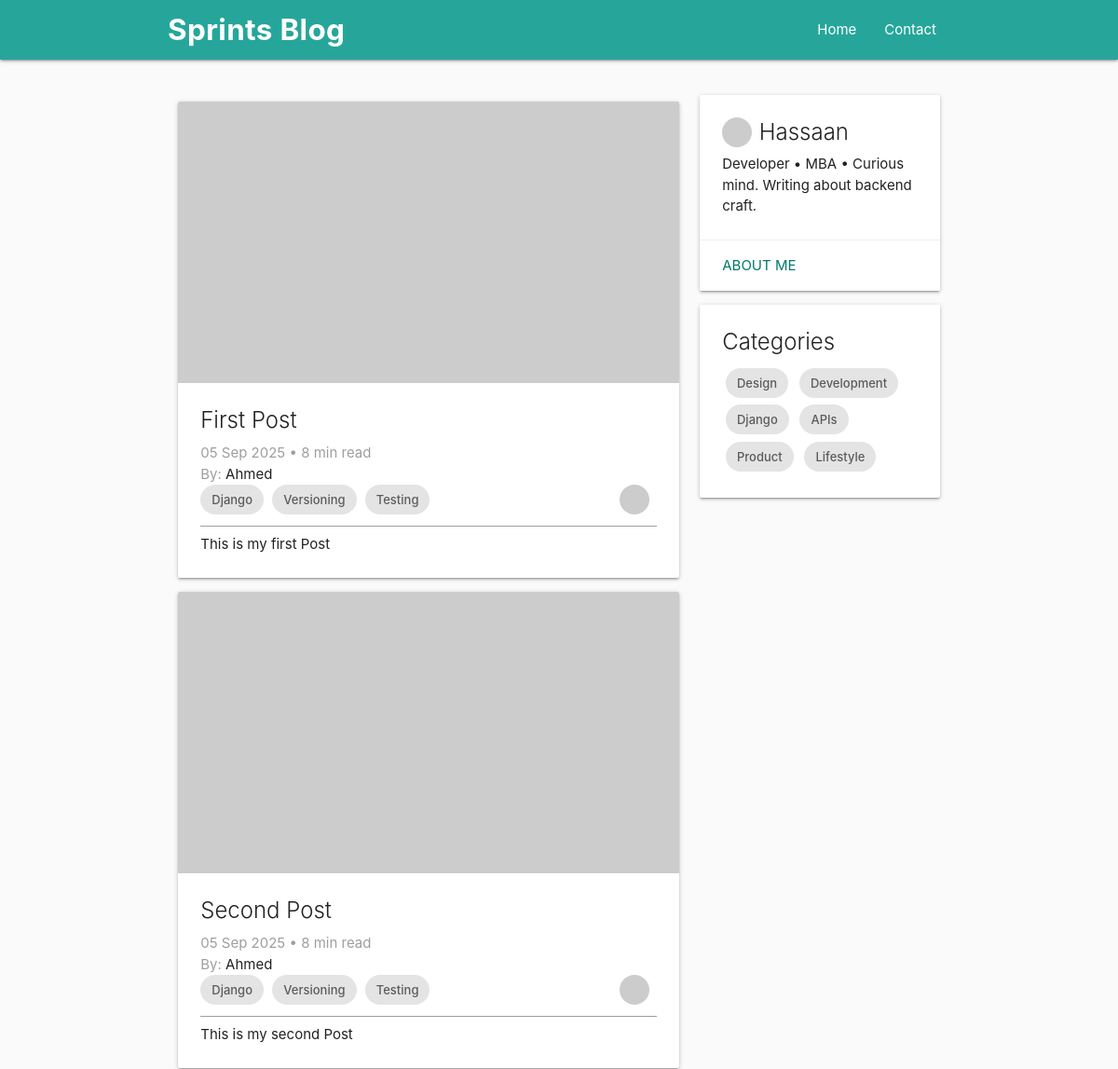
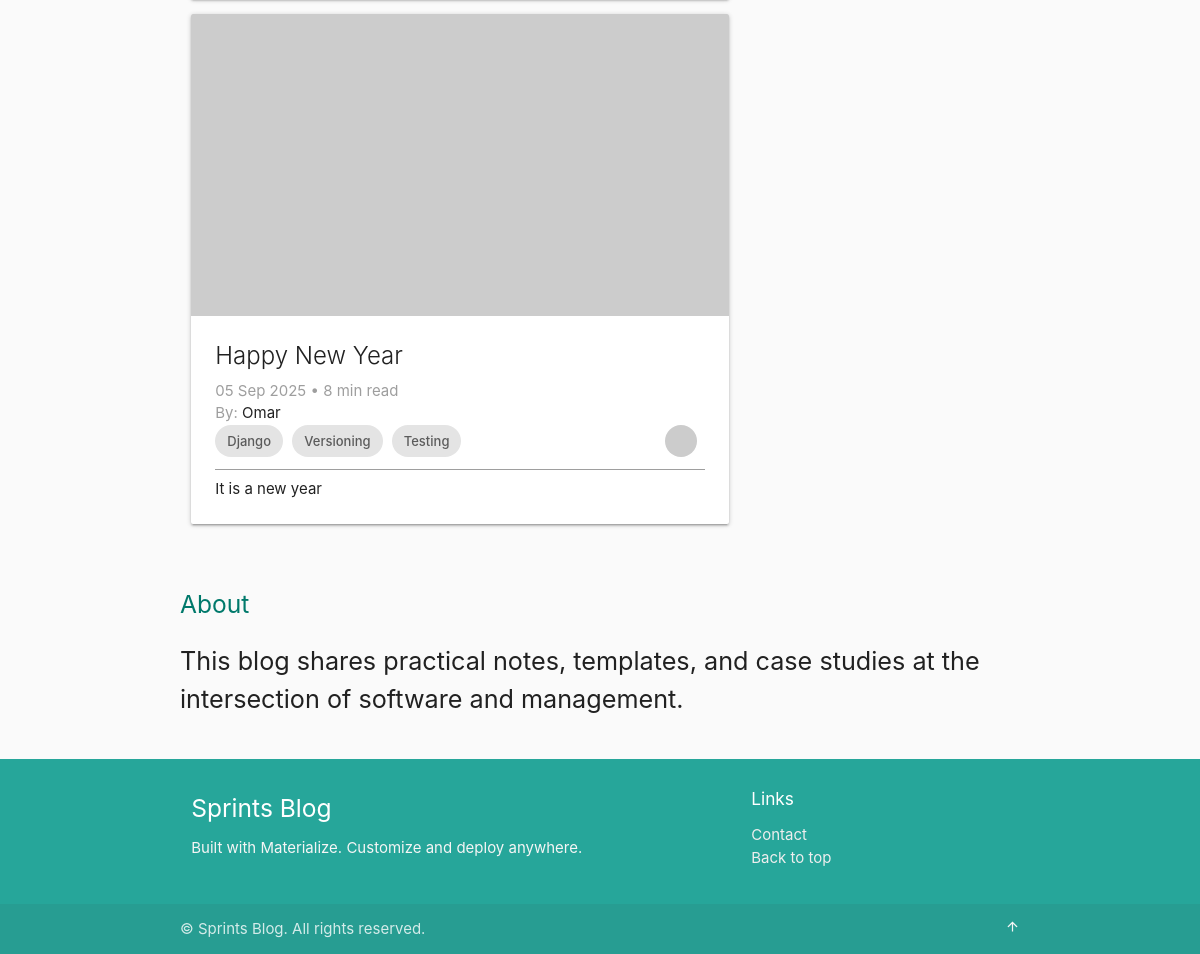
Before: /blog/ with the older database file (2 pictures, top to bottom).
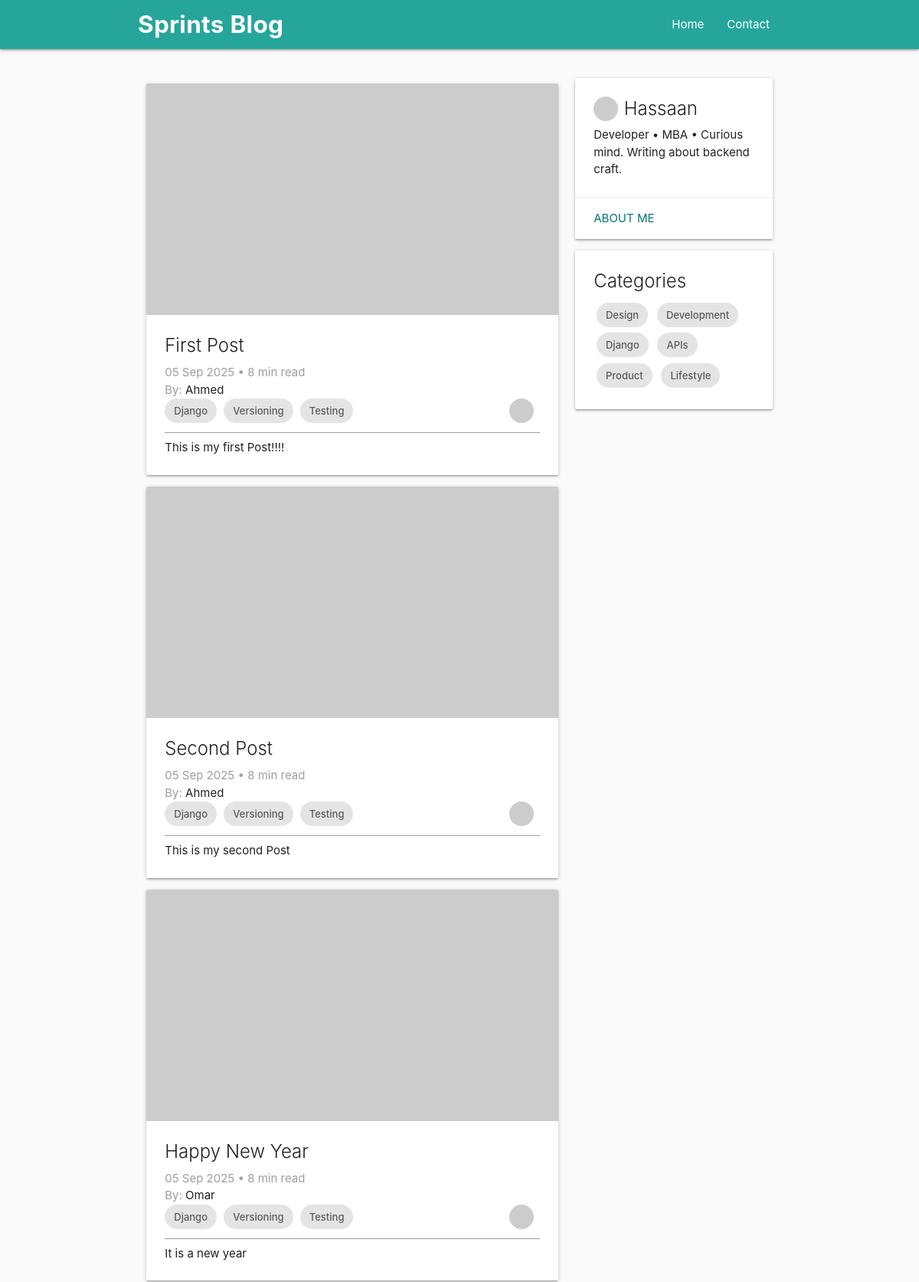
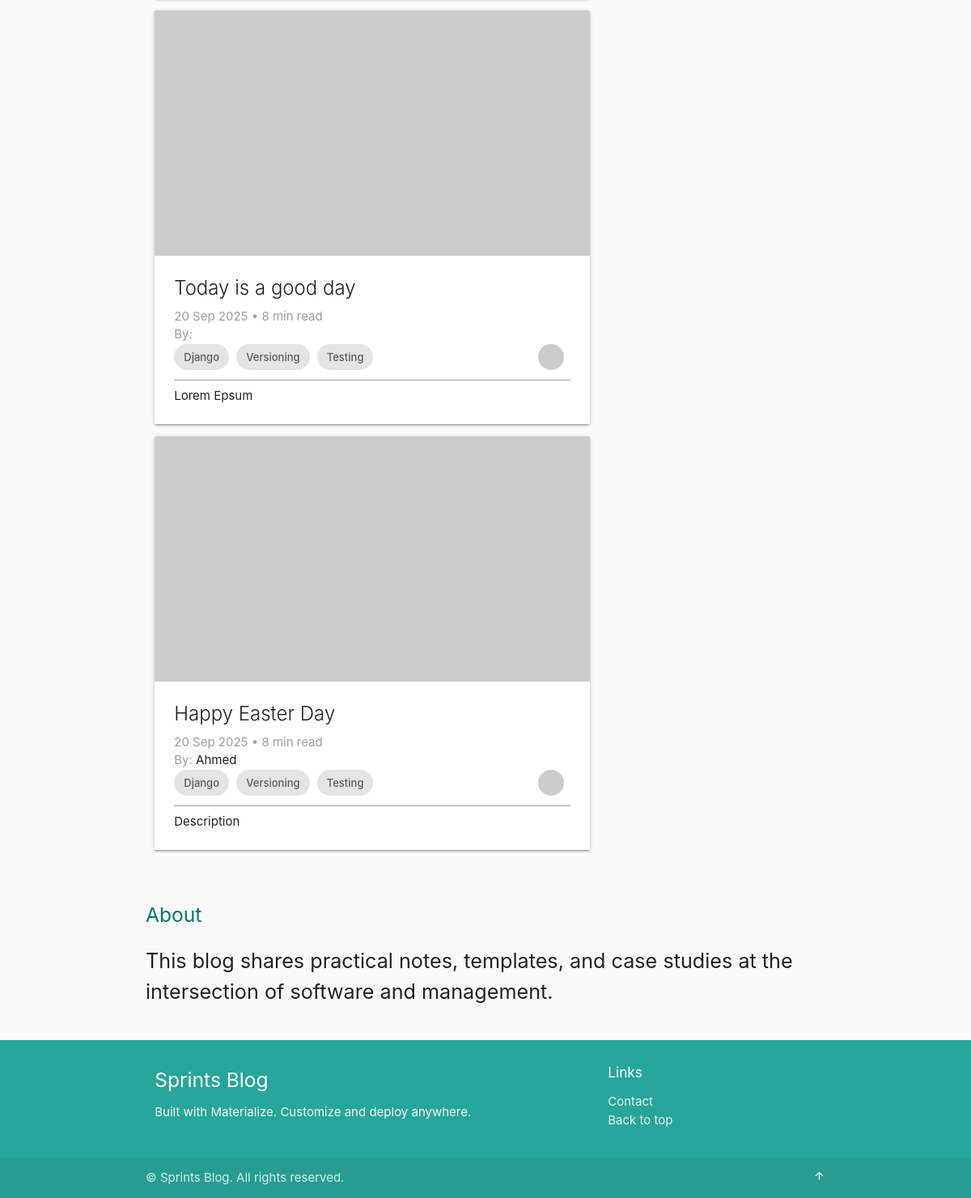
After: the same page with the newer database file (2 pictures, top to bottom).
### blog/models.py (models this page shows, shortened)
class Post(models.Model):
    title = models.CharField(max_length=200)
    body = models.TextField()
    created_at = models.DateTimeField(auto_now_add=True)
    updated_at = models.DateTimeField(auto_now=True)
    author = models.ForeignKey("users.User", on_delete=models.CASCADE)
    slug = models.SlugField(default = "", null=False, blank=True, editable=False)

### users/models.py (models this page shows)
class User(AbstractUser):
    first_name = None
    last_name = None
    name = models.CharField(max_length=150)

### blog/views.py (the view)
# urls.py: path("", blog_home, name= 'blog-home'),
def blog_home(request):
    posts = Post.objects.all()
    return render(request, "blog/home.html", context={"posts": posts})

### blog/templates/blog/home.html
{% extends "blog/base.html" %}
{% block body %}
<ul>
    {% for post in posts %}
    <li>
        <a href="{% url 'blog-post' post.slug %}" style="text-decoration: none; color: inherit;">
            <article class="card post-card hoverable">
                <div class="card-image waves-effect waves-block waves-light">
                    <img class="activator" src="https://picsum.photos/960/540?random={{forloop.counter}}" alt="Post cover" />
                </div>
                <div class="card-content">
                    <span class="card-title activator grey-text text-darken-4">{{post.title}}</span>
                    <p class="grey-text">{{post.created_at|date:"d M Y"}} • 8 min read</p>
                    <p><span class="grey-text">By:</span> {{post.author.name}}</p>
                    <img class="avatar right" src="https://i.pravatar.cc/64?img=5" alt="Author" />
                    <div class="chips">
                        <div class="chip">Django</div>
                        <div class="chip">Versioning</div>
                        <div class="chip">Testing</div>
                    </div>
                    <p>{{post.body|truncatechars:50}}</p>
                </div>
            </article>
        </a>
    </li>
    {%endfor%}
</ul>
{% endblock %}

### blog/templates/blog/base.html (shortened to what this page needs)
{% load static%}
<!DOCTYPE html>
<html lang="en">
<head>
    <link rel="stylesheet" href="https://cdnjs.cloudflare.com/ajax/libs/materialize/1.0.0/css/materialize.min.css" />
    <link rel="stylesheet" href="{% static 'blog/base.css'%}" />
</head>
<body>
    <div class="navbar-fixed">
        <nav class="teal lighten-1" role="navigation">
            <div class="nav-wrapper container">
                <a href="{% url 'blog-home' %}" class="brand-logo">Sprints Blog</a>
                <ul class="right hide-on-med-and-down">
                    <li><a href="{% url 'blog-home' %}">Home</a></li>
                    <li><a href="{% url 'contact-us' %}">Contact</a></li>
                </ul>
            </div>
        </nav>
    </div>
    <main class="container" style="margin-top:2rem;">
        <div class="row">
            <section id="latest" class="col s12 m8">
                {% block body %}
                {% endblock %}
            </section>
            <aside class="col s12 m4">
                <div class="card hoverable">
                    <div class="card-content">
                        <div class="valign-wrapper" style="margin-bottom:.5rem;">
                            <img class="avatar" src="https://i.pravatar.cc/64?img=3" alt="Avatar" />
                            <span class="card-title" style="margin:0;">Hassaan</span>
                        </div>
                        <p>Developer • MBA • Curious mind. Writing about backend craft.</p>
                    </div>
                    <div class="card-action"><a href="#about" class="teal-text text-darken-2">About Me</a></div>
                </div>
                <div id="categories" class="card hoverable">
                    <div class="card-content">
                        <span class="card-title">Categories</span>
                        <div class="tag-cloud">
                            <div class="chip">Design</div>
                            <div class="chip">Development</div>
                            <div class="chip">Django</div>
                            <div class="chip">APIs</div>
                            <div class="chip">Product</div>
                            <div class="chip">Lifestyle</div>
                        </div>
                    </div>
                </div>
            </aside>
        </div>
    </main>
    <section id="about" class="section container">
        <h5 class="teal-text text-darken-2">About</h5>
        <p class="flow-text">This blog shares practical notes, templates, and case studies at the intersection of
            software and management.</p>
    </section>
    <footer class="page-footer teal lighten-1">
        <div class="container">
            <div class="row">
                <div class="col s12 m6">
                    <h5 class="white-text">Sprints Blog</h5>
                    <p class="grey-text text-lighten-4">Built with Materialize. Customize and deploy anywhere.</p>
                </div>
                <div class="col s12 m4 offset-m2">
                    <h6 class="white-text">Links</h6>
                    <ul>
                        <li><a class="grey-text text-lighten-3" href="{% url 'contact-us' %}">Contact</a></li>
                        <li><a class="grey-text text-lighten-3" href="{% url 'blog-home' %}">Back to top</a></li>
                    </ul>
                </div>
            </div>
        </div>
        <div class="footer-copyright">
            <div class="container">
                ©  Sprints Blog. All rights reserved.
                <a class="grey-text text-lighten-4 right" href="{% url 'blog-home' %}"><i
                        class="material-icons tiny">arrow_upward</i></a>
            </div>
        </div>
    </footer>
</body>
</html>

### blog/static/blog/base.css (style rules this page uses)
body { background: #fafafa; }
.brand-logo { font-weight: 700; letter-spacing: .3px; }
.post-card .card-title { line-height: 1.1; }
.chip { cursor: pointer; }
.tag-cloud .chip { margin: .25rem; }
.footer-copyright { background: rgba(0,0,0,.08); }
.avatar { width: 32px; height: 32px; border-radius: 50%; object-fit: cover; margin-right: .5rem; }
.card .card-image img { aspect-ratio: 16/9; object-fit: cover; }

Changed rows visible on the page:
changed Post "First Post": body "This is my first Post" → "This is my first Post!!!!"
added Post: title "Today is a good day", created_at "20 Sep 2025", body "Lorem Epsum"
added Post: title "Happy Easter Day", created_at "20 Sep 2025", author.name "Ahmed", body "Description"
